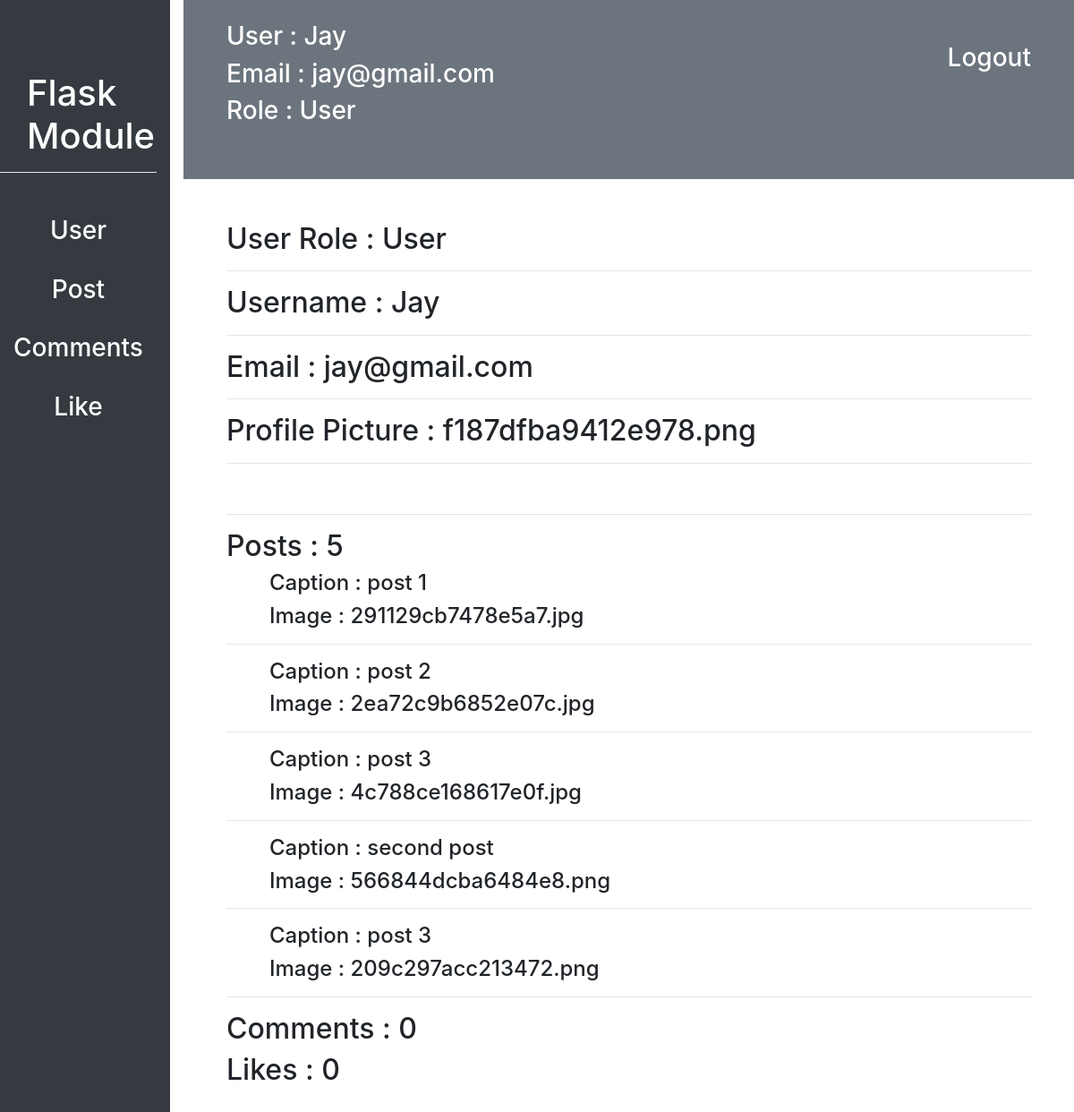
Page /customadmin/user/4/user_detail (signed in) on the committed database.
### flask_module/user/models.py (models this page shows, shortened)
class User(db.Model, UserMixin):
    id = db.Column(db.Integer, primary_key=True)
    username = db.Column(db.String(20), unique=True, nullable=False)
    email = db.Column(db.String(30), unique=True, nullable=False)
    profile_picture = db.Column(db.String(70), nullable=False, default="defualt_img.jpg")
    password = db.Column(db.String(15), nullable=False)
    like = db.relationship("Likes", backref="user", lazy=True, cascade = "all, delete, delete-orphan", )
    post = db.relationship("Post", backref="user", lazy=True, cascade = "all, delete, delete-orphan", )
    comment = db.relationship("Comments", backref="user", lazy=True, cascade = "all, delete, delete-orphan", )
    following = db.relationship("User",
                    secondary=connected_user,
                    primaryjoin=id==connected_user.c.parent_id,
                    secondaryjoin=id==connected_user.c.children_id,
                    backref="followed_by")
    role_id = db.Column(db.Integer, db.ForeignKey("role.id"), nullable=False)

class Role(db.Model):
    id = db.Column(db.Integer, primary_key=True)
    name = db.Column(db.String(20), unique=True, nullable=False)
    user = db.relationship("User", backref="role")

### flask_module/posts/models.py (models this page shows, shortened)
class Post(db.Model):
    id = db.Column(db.Integer, primary_key=True)
    image = db.Column(db.String(70), nullable=False)
    caption = db.Column(db.String(20), nullable=False)
    created_at = db.Column(db.DateTime, nullable=False, default=datetime.now())
    user_id = db.Column(db.Integer, db.ForeignKey("user.id"), nullable=False)
    comment = db.relationship("Comments", backref="post", lazy=True, cascade = "all, delete, delete-orphan", )
    likes = db.relationship("Likes", backref="post", lazy=True, cascade = "all, delete, delete-orphan", )

### flask_module/customadmin/users/routes.py (the view)
@users.route("/<int:user_id>/user_detail")
@login_required
def user_detail(user_id):
    user = User.query.filter_by(id=user_id).first()
    return render_template("customadmin/users/user_detail.html", user=user)

### flask_module/customadmin/routes.py (called while the page is built)
def login_required(f):
    @wraps(f)
    def decorated_function(*args, **kwargs):
        if current_user.is_authenticated is False:
            return redirect(url_for('customadmin.login'))
        return f(*args, **kwargs)
    return decorated_function

### flask_module/user/models.py (called while the page is built)
@login_manager.user_loader
def load_user(user_id):
    return User.query.filter_by(id=int(user_id)).first()

### flask_module/templates/customadmin/users/user_detail.html (shortened to what this page needs)
{% extends "customadmin/dashboard.html" %}
{% block contant %}
<div class="m-5">
    <h2>User Role : {{user.role.name}}</h2>
    <hr>
    <h2>Username : {{user.username}}</h2>
    <hr>
    <h2>Email : {{user.email}}</h2>
    <hr>
    <h2>Profile Picture : {{user.profile_picture}}</h2>
    <hr>
    <hr>
    <h2>Posts : {{user.post|length}}</h2>
    {% for post in user.post %}
        <h4 class="ml-5">Caption : {{post.caption}}</h4>
        <h4 class="ml-5">Image : {{post.image}}</h4>
        <hr>
    {% endfor %}
    <h2>Comments : {{user.comment|length}}</h2>
    <h2>Likes : {{user.like|length}}</h2>
</div>
{% endblock contant %}

### flask_module/templates/customadmin/dashboard.html (shortened to what this page needs)
<!DOCTYPE html>
<html lang="en">
<head>
    <link rel="stylesheet" href="{{ url_for('static', filename='css/bootstrap.css') }}">
    <link rel="stylesheet" href="{{url_for('static', filename="css/datatable.css")}}">
    <link rel="stylesheet" href="{{url_for('static', filename="css/datatable.min.css")}}">
</head>
<body>
    <div class="row" id="sidebar">
        <div class="col bg-dark">
            <div id="module-title">
                <h1 class="text-white">Flask Module</h1>
            </div>
            <hr style="background: white">
            <div class="mt-5 text-center">
                <a href="{{url_for('customadmin.dashboard', username=current_user.username)}}"><h3 class="text-white">User</h3></a><br>
                <a href="{{url_for('customadmin.post.post_list')}}"><h3 class="text-white">Post</h3></a><br>
                <a href="{{url_for('customadmin.comment.comments_list')}}"><h3 class="text-white">Comments</h3></a><br>
                <a href="{{url_for('customadmin.like.like_list')}}"><h3 class="text-white">Like</h3></a><br>
            </div>
        </div>
        <div class="col-10">
            <div id="navbar" class="bg-secondary">
                <a href="{{url_for('customadmin.logout')}}"><h3 class="float-right px-5 pt-5 text-white">Logout</h3></a>
                <h3 class="text-white pt-4 px-5">User : {{current_user.username}}</h3>
                <h3 class="text-white px-5">Email : {{current_user.email}}</h3>
                <h3 class="text-white px-5">Role : {{current_user.role.name}}</h3>
            </div>
            {% block contant %}{% endblock contant %}
        </div>
    </div>
</body>
</html>

### flask_module/templates/customadmin/dashboard.html (style rules this page uses)
#sidebar { height: 900px; }
#module-title { margin-top: 80px; margin-left: 30px; }
#navbar { height: 200px; }

### rows in the picture
User: username "Jay", email "jay@gmail.com", profile_picture "f187dfba9412e978.png"
Role: role.name "User"
Post: caption "post 1", image "291129cb7478e5a7.jpg"
Post: caption "post 2", image "2ea72c9b6852e07c.jpg"
Post: caption "post 3", image "4c788ce168617e0f.jpg"
Post: caption "second post", image "566844dcba6484e8.png"
Post: caption "post 3", image "209c297acc213472.png"

### other values in the picture
{{ user.post|length }} "5"
{{ user.comment|length }} "0"
{{ user.like|length }} "0"
